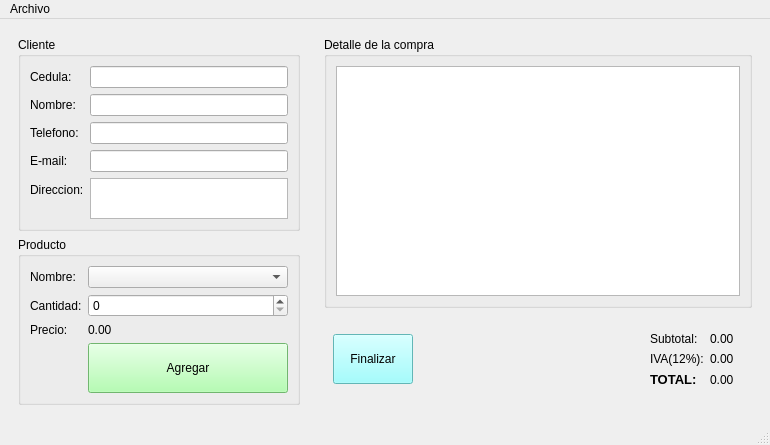
<?xml version="1.0" encoding="UTF-8"?>
<ui version="4.0">
 <class>Tienda</class>
 <widget class="QMainWindow" name="Tienda">
  <property name="geometry">
   <rect>
    <x>0</x>
    <y>0</y>
    <width>770</width>
    <height>445</height>
   </rect>
  </property>
  <property name="minimumSize">
   <size>
    <width>770</width>
    <height>445</height>
   </size>
  </property>
  <property name="maximumSize">
   <size>
    <width>800</width>
    <height>16777215</height>
   </size>
  </property>
  <property name="windowTitle">
   <string>Tienda</string>
  </property>
  <property name="windowIcon">
   <iconset resource="Recursos.qrc">
    <normaloff>:/recurso/Recursos/carros.png</normaloff>:/recurso/Recursos/carros.png</iconset>
  </property>
  <widget class="QWidget" name="centralwidget">
   <layout class="QHBoxLayout" name="horizontalLayout">
    <item>
     <widget class="QWidget" name="widget" native="true">
      <property name="minimumSize">
       <size>
        <width>250</width>
        <height>0</height>
       </size>
      </property>
      <property name="maximumSize">
       <size>
        <width>300</width>
        <height>16777215</height>
       </size>
      </property>
      <layout class="QVBoxLayout" name="verticalLayout_2">
       <item>
        <widget class="QGroupBox" name="groupBox">
         <property name="title">
          <string>Cliente</string>
         </property>
         <layout class="QFormLayout" name="formLayout_3">
          <item row="0" column="0">
           <widget class="QLabel" name="label">
            <property name="text">
             <string>Cedula:</string>
            </property>
           </widget>
          </item>
          <item row="0" column="1">
           <widget class="QLineEdit" name="out_cedula">
            <property name="maxLength">
             <number>10</number>
            </property>
           </widget>
          </item>
          <item row="1" column="0">
           <widget class="QLabel" name="label_2">
            <property name="text">
             <string>Nombre:</string>
            </property>
           </widget>
          </item>
          <item row="1" column="1">
           <widget class="QLineEdit" name="out_nombre">
            <property name="maxLength">
             <number>50</number>
            </property>
           </widget>
          </item>
          <item row="2" column="0">
           <widget class="QLabel" name="label_3">
            <property name="text">
             <string>Telefono:</string>
            </property>
           </widget>
          </item>
          <item row="2" column="1">
           <widget class="QLineEdit" name="out_telefono">
            <property name="maxLength">
             <number>10</number>
            </property>
           </widget>
          </item>
          <item row="3" column="0">
           <widget class="QLabel" name="label_4">
            <property name="text">
             <string>E-mail:</string>
            </property>
           </widget>
          </item>
          <item row="3" column="1">
           <widget class="QLineEdit" name="out_email">
            <property name="maxLength">
             <number>50</number>
            </property>
           </widget>
          </item>
          <item row="4" column="0">
           <widget class="QLabel" name="label_5">
            <property name="text">
             <string>Direccion:</string>
            </property>
           </widget>
          </item>
          <item row="4" column="1">
           <widget class="QPlainTextEdit" name="out_direccion"/>
          </item>
         </layout>
        </widget>
       </item>
       <item>
        <widget class="QGroupBox" name="groupBox_2">
         <property name="minimumSize">
          <size>
           <width>0</width>
           <height>0</height>
          </size>
         </property>
         <property name="maximumSize">
          <size>
           <width>16777215</width>
           <height>16777215</height>
          </size>
         </property>
         <property name="title">
          <string>Producto</string>
         </property>
         <layout class="QFormLayout" name="formLayout">
          <item row="0" column="0">
           <widget class="QLabel" name="label_6">
            <property name="text">
             <string>Nombre:</string>
            </property>
           </widget>
          </item>
          <item row="0" column="1">
           <widget class="QComboBox" name="in_producto"/>
          </item>
          <item row="1" column="0">
           <widget class="QLabel" name="label_7">
            <property name="text">
             <string>Cantidad:</string>
            </property>
           </widget>
          </item>
          <item row="1" column="1">
           <widget class="QSpinBox" name="in_cantidad"/>
          </item>
          <item row="2" column="0">
           <widget class="QLabel" name="label_8">
            <property name="text">
             <string>Precio:</string>
            </property>
           </widget>
          </item>
          <item row="2" column="1">
           <widget class="QLabel" name="out_precio">
            <property name="text">
             <string>0.00</string>
            </property>
           </widget>
          </item>
          <item row="4" column="1">
           <widget class="QPushButton" name="btn_agregar">
            <property name="minimumSize">
             <size>
              <width>0</width>
              <height>50</height>
             </size>
            </property>
            <property name="styleSheet">
             <string notr="true">background-color: rgb(158, 255, 156);</string>
            </property>
            <property name="text">
             <string>Agregar</string>
            </property>
           </widget>
          </item>
         </layout>
        </widget>
       </item>
      </layout>
     </widget>
    </item>
    <item>
     <widget class="QWidget" name="widget_2" native="true">
      <layout class="QVBoxLayout" name="verticalLayout_3">
       <item>
        <widget class="QGroupBox" name="groupBox_3">
         <property name="title">
          <string>Detalle de la compra</string>
         </property>
         <layout class="QVBoxLayout" name="verticalLayout">
          <item>
           <widget class="QTableWidget" name="out_detalle">
            <property name="editTriggers">
             <set>QAbstractItemView::NoEditTriggers</set>
            </property>
           </widget>
          </item>
         </layout>
        </widget>
       </item>
       <item>
        <widget class="QWidget" name="widget_3" native="true">
         <layout class="QHBoxLayout" name="horizontalLayout_2">
          <item>
           <widget class="QPushButton" name="btn_facturar">
            <property name="minimumSize">
             <size>
              <width>0</width>
              <height>50</height>
             </size>
            </property>
            <property name="styleSheet">
             <string notr="true">background-color: rgb(137, 255, 255);</string>
            </property>
            <property name="text">
             <string>Finalizar</string>
            </property>
            <property name="checkable">
             <bool>false</bool>
            </property>
           </widget>
          </item>
          <item>
           <spacer name="horizontalSpacer">
            <property name="orientation">
             <enum>Qt::Horizontal</enum>
            </property>
            <property name="sizeHint" stdset="0">
             <size>
              <width>167</width>
              <height>20</height>
             </size>
            </property>
           </spacer>
          </item>
          <item>
           <widget class="QWidget" name="widget_4" native="true">
            <layout class="QFormLayout" name="formLayout_2">
             <item row="0" column="0">
              <widget class="QLabel" name="label_10">
               <property name="text">
                <string>Subtotal:</string>
               </property>
              </widget>
             </item>
             <item row="0" column="1">
              <widget class="QLabel" name="out_subtotal">
               <property name="sizePolicy">
                <sizepolicy hsizetype="Preferred" vsizetype="Preferred">
                 <horstretch>0</horstretch>
                 <verstretch>0</verstretch>
                </sizepolicy>
               </property>
               <property name="minimumSize">
                <size>
                 <width>0</width>
                 <height>0</height>
                </size>
               </property>
               <property name="maximumSize">
                <size>
                 <width>30</width>
                 <height>16777215</height>
                </size>
               </property>
               <property name="text">
                <string>0.00</string>
               </property>
              </widget>
             </item>
             <item row="1" column="0">
              <widget class="QLabel" name="label_11">
               <property name="text">
                <string>IVA(12%):</string>
               </property>
              </widget>
             </item>
             <item row="1" column="1">
              <widget class="QLabel" name="out_IVA">
               <property name="text">
                <string>0.00</string>
               </property>
              </widget>
             </item>
             <item row="2" column="0">
              <widget class="QLabel" name="label_12">
               <property name="font">
                <font>
                 <pointsize>10</pointsize>
                 <weight>75</weight>
                 <bold>true</bold>
                </font>
               </property>
               <property name="text">
                <string>TOTAL:</string>
               </property>
              </widget>
             </item>
             <item row="2" column="1">
              <widget class="QLabel" name="out_total">
               <property name="text">
                <string>0.00</string>
               </property>
              </widget>
             </item>
            </layout>
           </widget>
          </item>
         </layout>
        </widget>
       </item>
      </layout>
     </widget>
    </item>
   </layout>
  </widget>
  <widget class="QMenuBar" name="menubar">
   <property name="geometry">
    <rect>
     <x>0</x>
     <y>0</y>
     <width>770</width>
     <height>20</height>
    </rect>
   </property>
   <widget class="QMenu" name="menuArchivo">
    <property name="title">
     <string>Archivo</string>
    </property>
    <addaction name="actionNuevo"/>
    <addaction name="actionAgregar"/>
    <addaction name="actionFinalizar"/>
   </widget>
   <addaction name="menuArchivo"/>
  </widget>
  <widget class="QStatusBar" name="statusbar"/>
  <action name="actionNuevo">
   <property name="text">
    <string>Nuevo</string>
   </property>
   <property name="toolTip">
    <string>Nuevo</string>
   </property>
   <property name="shortcut">
    <string>Alt+N</string>
   </property>
  </action>
  <action name="actionAgregar">
   <property name="text">
    <string>Agregar</string>
   </property>
   <property name="shortcut">
    <string>Enter</string>
   </property>
  </action>
  <action name="actionFinalizar">
   <property name="text">
    <string>Finalizar</string>
   </property>
   <property name="shortcut">
    <string>Ctrl+Enter</string>
   </property>
  </action>
 </widget>
 <resources>
  <include location="Recursos.qrc"/>
 </resources>
 <connections/>
</ui>
